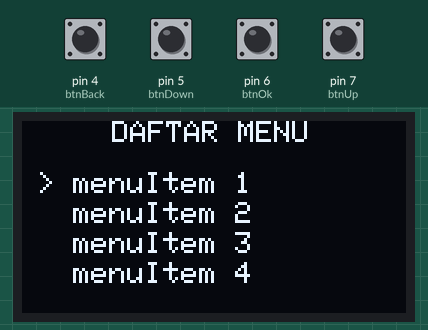
Simulated run of this sketch. Board: Arduino Uno, built with avr-gcc and run on an emulated ATmega328P. On the bench: 128×64 one-colour display. The inputs (shaded band) are chosen by the test bench; at power-on: pin 4 (btnBack), pin 5 (btnDown), pin 6 (btnOk), pin 7 (btnUp) HIGH. What the sketch prints to the serial monitor is not drawn.

Above: at 1.3 s.
1.4 s: pin 5 (btnDown) pulled LOW for 0.15 s
At 2.8 s:
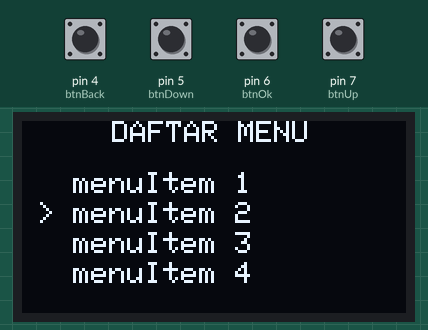
3.1 s: pin 6 (btnOk) pulled LOW for 0.15 s
At 4.0 s:
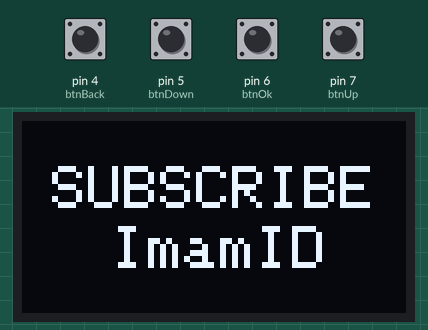
4.8 s: pin 4 (btnBack) pulled LOW for 0.15 s
At 5.5 s:
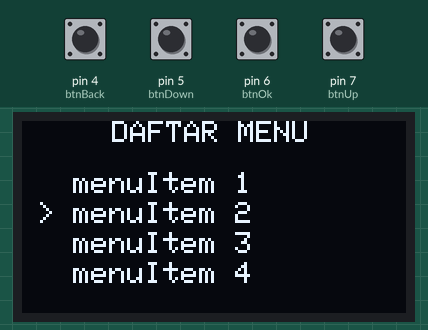
6.6 s: pin 7 (btnUp) pulled LOW for 0.15 s
At 7.7 s:
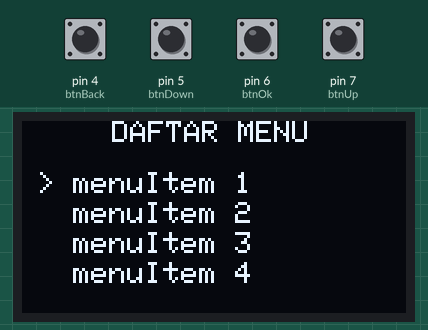
8.2 s: pin 6 (btnOk) pulled LOW for 1 s
At 9.8 s:
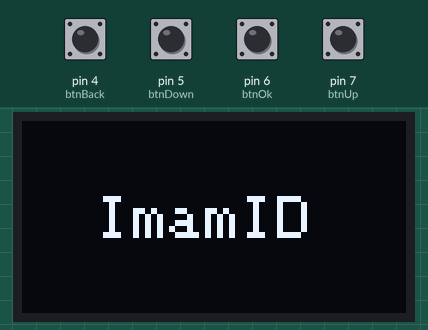
10.7 s: pin 4 (btnBack) pulled LOW for 1 s
At 12.3 s:
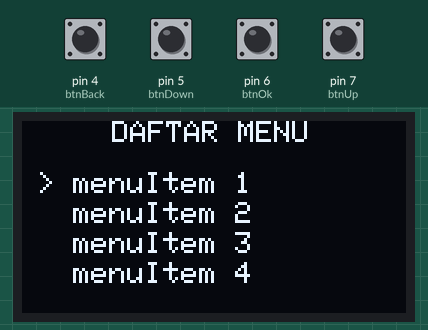
Timing chart, 0 to 13.8 s (numbered marks = the images above; inputs shaded):
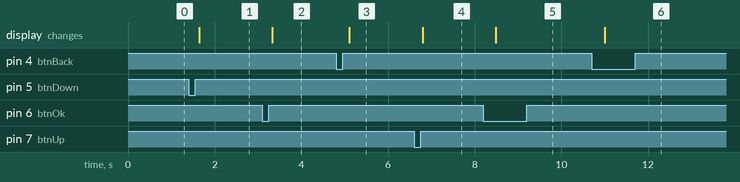

The sketch:

newMenu.ino
```cpp
/*
  youtube   = ImamID
  instagram = imamsbkti
*/
#include <Wire.h>
#include <Adafruit_SSD1306.h>
#include <Adafruit_GFX.h>

Adafruit_SSD1306 lcd(128, 64, &Wire, 4);

#define btnUp   7
#define btnOk   6
#define btnDown 5
#define btnBack 4

boolean statusBtnUp   = false;
boolean statusBtnOk   = false;
boolean statusBtnDown = false;
boolean statusBtnBack = false;

boolean statusAkhirBtnUp   = false;
boolean statusAkhirBtnOk   = false;
boolean statusAkhirBtnDown = false;
boolean statusAkhirBtnBack = false;

boolean UP   = false;
boolean OK   = false;
boolean DOWN = false;
boolean BACK = false;

int halaman  = 1;
int menuItem = 1;

void setup() {
  Serial.begin(115200);
  lcd.begin(SSD1306_SWITCHCAPVCC, 0x3C);
  lcd.clearDisplay();

  pinMode(btnUp,   INPUT_PULLUP);
  pinMode(btnOk,   INPUT_PULLUP);
  pinMode(btnDown, INPUT_PULLUP);
  pinMode(btnBack, INPUT_PULLUP);
}

void loop() {
  tampil();

  statusBtnUp   = digitalRead(btnUp);
  statusBtnOk   = digitalRead(btnOk);
  statusBtnDown = digitalRead(btnDown);
  statusBtnBack = digitalRead(btnBack);

  saatUpDitekan();
  saatOkDitekan();
  saatDownDitekan();
  saatBackDitekan();

  //  untuk button up
  if (UP && halaman == 1) {
    UP = false;
    menuItem --;
    if (menuItem < 1)menuItem = 4;
  }
  //untuk button down
  if (DOWN && halaman == 1) {
    DOWN = false;
    menuItem ++;
    if (menuItem > 4)menuItem = 1;
  }

  //  untuk button ok
  if (OK) {
    OK = false;
    if (halaman == 1 && menuItem == 1) {
      halaman = 2;
    } else if (halaman == 1 && menuItem == 2) {
      halaman = 3;
    } else if (halaman == 1 && menuItem == 3) {
      halaman = 4;
    } else if (halaman == 1 && menuItem == 4) {
      halaman = 5;
    }
  }

  //  untuk button back
  if (BACK) {
    BACK = false;
    if (halaman == 2 || halaman == 3 || halaman == 4 || halaman == 5) {
      halaman = 1;
    }
  }

  Serial.println(menuItem);
  delay(100);
}

//--------------------------------------------------------------------------------
void saatUpDitekan() {
  if (statusBtnUp != statusAkhirBtnUp) {
    if (statusBtnUp == 0) {
      UP = true;
    }
    delay(50);
  }
  statusAkhirBtnUp = statusBtnUp;
}

void saatOkDitekan() {
  if (statusBtnOk != statusAkhirBtnOk) {
    if (statusBtnOk == 0) {
      OK = true;
    }
    delay(50);
  }
  statusAkhirBtnOk = statusBtnOk;
}

void saatDownDitekan() {
  if (statusBtnDown != statusAkhirBtnDown) {
    if (statusBtnDown == 0) {
      DOWN = true;
    }
    delay(50);
  }
  statusAkhirBtnDown = statusBtnDown;
}

void saatBackDitekan() {
  if (statusBtnBack != statusAkhirBtnBack) {
    if (statusBtnBack == 0) {
      BACK = true;
    }
    delay(50);
  }
  statusAkhirBtnBack = statusBtnBack;
}
//----------------------------------------------------------------------------

//semua yang tampil di lcd ada di fungsi ini
void tampil() {
  if (halaman == 1) {
    lcd.clearDisplay();
    lcd.setTextSize(1);
    lcd.setTextColor(WHITE);
    lcd.setCursor(30, 0);
    lcd.print("DAFTAR MENU");

    if (menuItem == 1) {
      lcd.setCursor(5, 17);
      lcd.setTextColor(WHITE);
      lcd.print("> menuItem 1");
    } else {
      lcd.setCursor(5, 17);
      lcd.setTextColor(WHITE);
      lcd.print("  menuItem 1");
    }

    if (menuItem == 2) {
      lcd.setCursor(5, 27);
      lcd.setTextColor(WHITE);
      lcd.print("> menuItem 2");
    } else {
      lcd.setCursor(5, 27);
      lcd.setTextColor(WHITE);
      lcd.print("  menuItem 2");
    }

    if (menuItem == 3) {
      lcd.setCursor(5, 37);
      lcd.setTextColor(WHITE);
      lcd.print("> menuItem 3");
    } else {
      lcd.setCursor(5, 37);
      lcd.setTextColor(WHITE);
      lcd.print("  menuItem 3");
    }

    if (menuItem == 4) {
      lcd.setCursor(5, 47);
      lcd.setTextColor(WHITE);
      lcd.print("> menuItem 4");
    } else {
      lcd.setCursor(5, 47);
      lcd.setTextColor(WHITE);
      lcd.print("  menuItem 4");
    }

  } else if (halaman == 2) {
    lcd.clearDisplay();
    lcd.setTextSize(2);
    lcd.setTextColor(WHITE);
    lcd.setCursor(25, 25);
    lcd.print("ImamID");
  } else if (halaman == 3) {
    lcd.clearDisplay();
    lcd.setTextSize(2);
    lcd.setTextColor(WHITE);
    lcd.setCursor(10, 15);
    lcd.print("SUBSCRIBE");
    lcd.setCursor(30, 35);
    lcd.print("ImamID");
  } else if (halaman == 4) {
    lcd.clearDisplay();
    lcd.setTextSize(2);
    lcd.setTextColor(WHITE);
    lcd.setCursor(25, 25);
    lcd.print("ini hal 4");
  } else if (halaman == 5) {
    lcd.clearDisplay();
    lcd.setTextSize(2);
    lcd.setTextColor(WHITE);
    lcd.setCursor(25, 25);
    lcd.print("ini hal 5");
  }

  lcd.display();
}
```

Measured:
- after the input at 1.4 s, the display: changes after 0.24 s (image 1)
- after the input at 3.1 s, the display: changes after 0.23 s (image 2)
- after the input at 4.8 s, the display: changes after 0.30 s (image 3)
- after the input at 6.6 s, the display: changes after 0.20 s (image 4)
- after the input at 8.2 s, the display: changes after 0.28 s (image 5)
- after the input at 10.7 s, the display: changes after 0.30 s (image 6)
